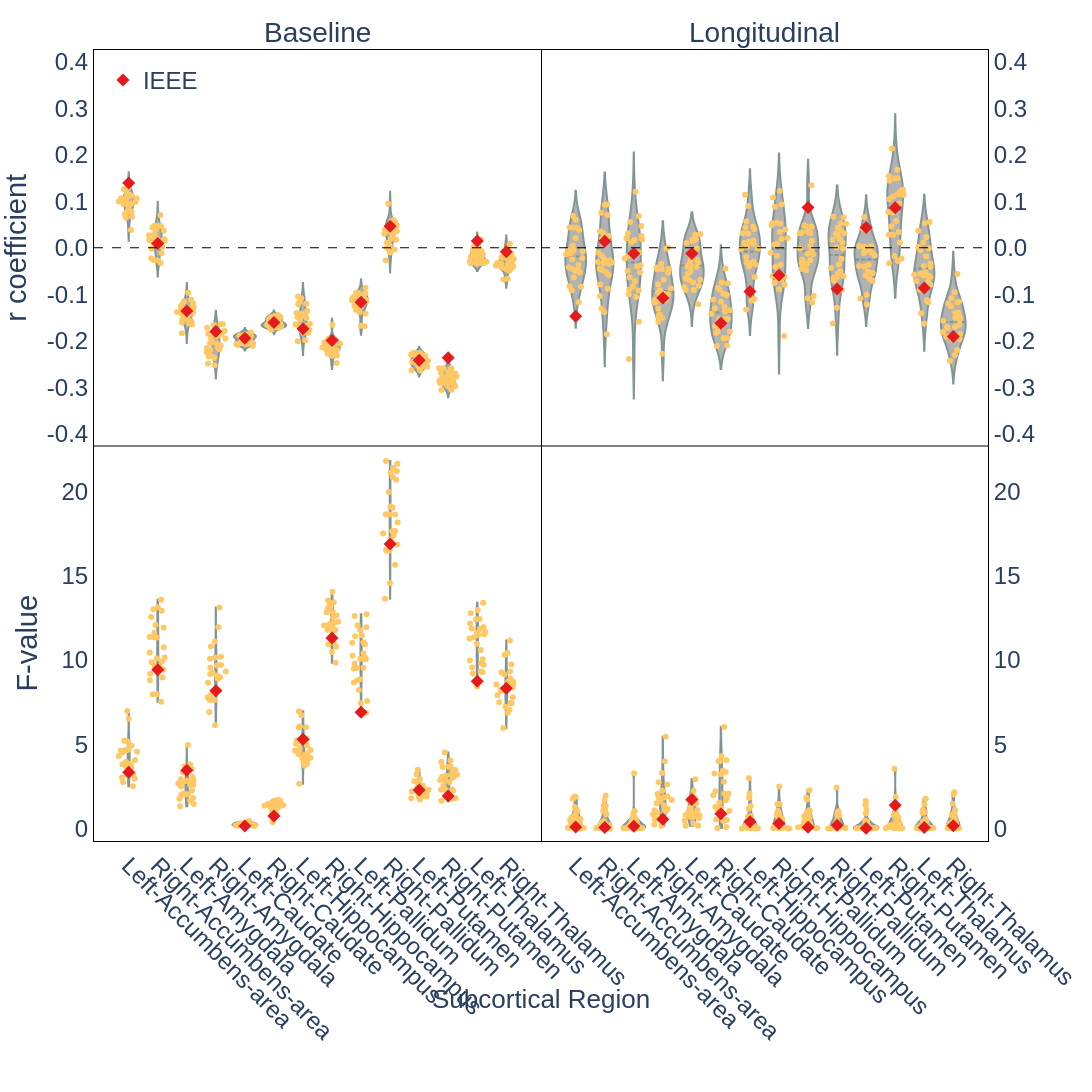

Source (notebook cell):
### Markdown cell above
## Distribution of Statistical Values

Distribution of statistical values, specifically the correlation coefficients (r) from partial correlation analyses and the F-values from ANCOVA tests.

### Code cell
from plotly.subplots import make_subplots

# Create subplots with 2 rows and 2 columns
fig = make_subplots(
    rows=2,
    cols=2,
    shared_xaxes=True,
    column_titles=["Baseline", "Longitudinal"],
    x_title="Subcortical Region",
    vertical_spacing=0,
    horizontal_spacing=0,
)


# Add traces to the subplots
add_pcorr_baseline_trace(fig, get_preprocessed_data("partial_correlation", "baseline"))
add_pcorr_longitudinal_trace(
    fig, get_preprocessed_data("partial_correlation", "longitudinal")
)
add_ancova_baseline_trace(fig, get_preprocessed_data("ancova", "baseline"))
add_ancova_longitudinal_trace(fig, get_preprocessed_data("ancova", "longitudinal"))

# Set x-axis ticks and labels
fig.update_xaxes(
    title_text="", tickvals=list(range(len(regions))), ticktext=regions, tickangle=45
)

yaxis_r_range = [-0.425, 0.425]
yaxis_r_tickvals = np.arange(-0.5, 0.6, 0.1)
yaxis_r_tickvals = [
    0 if np.isclose(x, 0) else x for x in yaxis_r_tickvals
]  # Replace 0 with 0.0
yaxis_r_ticktext = [
    "0.0" if np.isclose(x, 0) else str(round(x, 1)) for x in yaxis_r_tickvals
]
yaxis_r_clear = ["" for x in yaxis_r_tickvals]

yaxis_f_range = [-0.75, 22.75]
yaxis_f_tickvals = [0, 10, 20, 30, 40, 50]
yaxis_f_ticktext = ["0", "10", "20", "30", "40", "50"]
yaxis_f_clear = ["" for x in yaxis_f_tickvals]

# Update layout for all axes
fig.update_layout(
    # Primary y-axes (left side, 0 to 1)
    yaxis1=dict(
        title="r coefficient",
        range=yaxis_r_range,
        dtick=0.1,
        showgrid=False,
        # dashed bold the 0 line
        zeroline=False,
        zerolinewidth=2,
        zerolinecolor="DarkSlateGrey",
        tickvals=yaxis_r_tickvals,
        ticktext=yaxis_r_ticktext,
    ),
    yaxis2=dict(
        dtick=0.1,
        showgrid=False,
        range=yaxis_r_range,
        zeroline=False,
        zerolinewidth=2,
        zerolinecolor="black",
        tickvals=yaxis_r_tickvals,
        ticktext=yaxis_r_ticktext,
        side="right",
    ),
    yaxis3=dict(
        title="F-value",
        range=yaxis_f_range,
        showgrid=False,
        zeroline=False,
    ),
    yaxis4=dict(showgrid=False, zeroline=False, range=yaxis_f_range, side="right"),
    # Other layout settings
    legend=dict(
        x=0.01,
        y=0.99,
        orientation="h",
        yanchor="top",
        xanchor="left",
        bgcolor="rgba(255, 255, 255, 0)",
    ),
    margin=dict(t=50, b=150, r=20),
    # margin=dict(b=150,
    #             l=150)  # Add bottom margin for tilted labels
    plot_bgcolor=background_color,
    paper_bgcolor=background_color,
)

fig.add_hline(
    y=0,
    row=1,
    line_color="black",
    line_width=1,
    line_dash="dash",
)


# Update each axis individually
fig.update_layout(
    xaxis1=dict(showline=True, linewidth=1, linecolor="black", mirror=True),
    xaxis2=dict(showline=True, linewidth=1, linecolor="black", mirror=True),
    xaxis3=dict(showline=True, linewidth=1, linecolor="black", mirror=False),
    xaxis4=dict(showline=True, linewidth=1, linecolor="black", mirror=False),
    yaxis1=dict(showline=True, linewidth=1, linecolor="black", mirror=True),
    yaxis2=dict(showline=True, linewidth=1, linecolor="black", mirror=False),
    yaxis3=dict(showline=True, linewidth=1, linecolor="black", mirror=True),
    yaxis4=dict(showline=True, linewidth=1, linecolor="black", mirror=False),
)

fig.update_layout(font_family="Helvetica", font_size=24)
fig.update_annotations(font=dict(family="Helvetica", size=24))

# Update y position of annotation with "subcortical region" text
for annotation in fig.layout.annotations:
    if annotation.text.lower() == "subcortical region":
        annotation.y = -0.14  # Adjust this value as needed for better positioning
        annotation.font.size = 26

# Update font size for Baseline and Longitudinal titles
for annotation in fig.layout.annotations:
    if annotation.text in ["Baseline", "Longitudinal"]:
        annotation.font.size = 28  # Set the desired font size for these titles

# Optional: Make corner borders more prominent
fig.update_layout(
    plot_bgcolor=background_color,
    paper_bgcolor=background_color,
)

write_image(
    fig, "subcortical_volume_coefficients_distribution.pdf", width=1600, height=1600
)
show_figure(fig, width=1600, height=1600)

### Figure 1 — Plotly figure (JSON) as saved in the notebook; plotly's stock layout.template omitted (floating-point values rounded to 4 significant figures; data arrays with more than 128 entries replaced by an {"elided": "..."} marker saying what was removed)
{"data": [{"customdata": ["Left-Accumbens-area", "Right-Accumbens-area", "Left-Amygdala", "Right-Amygdala", "Left-Caudate", "Right-Caudate", "Left-Hippocampus", "Right-Hippocampus", "Left-Pallidum", "Right-Pallidum", "Left-Putamen", "Right-Putamen", "Left-Thalamus", "Right-Thalamus"], "hovertemplate": "Region: %{customdata}<br>r: %{y:.3f}<extra></extra>", "marker": {"color": "rgb(228,26,28)", "size": 10, "symbol": "diamond"}, "mode": "markers", "name": "IEEE", "showlegend": true, "type": "scatter", "x": ["Left-Accumbens-area", "Right-Accumbens-area", "Left-Amygdala", "Right-Amygdala", "Left-Caudate", "Right-Caudate", "Left-Hippocampus", "Right-Hippocampus", "Left-Pallidum", "Right-Pallidum", "Left-Putamen", "Right-Putamen", "Left-Thalamus", "Right-Thalamus"], "xaxis": "x", "y": [0.139, 0.00908, -0.1359, -0.18, -0.1947, -0.1608, -0.174, -0.1996, -0.1171, 0.04595, -0.242, -0.2365, 0.01437, -0.008725], "yaxis": "y"}, {"box": {"visible": false}, "customdata": {"elided": "364 str values"}, "fillcolor": "gray", "hovertemplate": "Region: %{customdata}<br>r: %{y:.3f}<extra></extra>", "jitter": 0.85, "line": {"color": "DarkSlateGrey"}, "marker": {"color": "orange", "opacity": 1}, "meanline": {"visible": true}, "name": "r coefficient", "opacity": 0.6, "pointpos": 0, "points": "all", "showlegend": false, "type": "violin", "width": 0.85, "x": {"elided": "364 str values"}, "xaxis": "x", "y": {"elided": "364 float values"}, "yaxis": "y"}, {"customdata": ["Left-Accumbens-area", "Right-Accumbens-area", "Left-Amygdala", "Right-Amygdala", "Left-Caudate", "Right-Caudate", "Left-Hippocampus", "Right-Hippocampus", "Left-Pallidum", "Right-Pallidum", "Left-Putamen", "Right-Putamen", "Left-Thalamus", "Right-Thalamus"], "hovertemplate": "Region: %{customdata}<br>r: %{y:.3f}<extra></extra>", "marker": {"color": "rgb(228,26,28)", "size": 10, "symbol": "diamond"}, "mode": "markers", "name": "IEEE", "showlegend": false, "type": "scatter", "x": ["Left-Accumbens-area", "Right-Accumbens-area", "Left-Amygdala", "Right-Amygdala", "Left-Caudate", "Right-Caudate", "Left-Hippocampus", "Right-Hippocampus", "Left-Pallidum", "Right-Pallidum", "Left-Putamen", "Right-Putamen", "Left-Thalamus", "Right-Thalamus"], "xaxis": "x2", "y": [-0.1473, 0.01396, -0.01217, -0.1082, -0.01256, -0.1622, -0.09406, -0.05921, 0.08634, -0.08891, 0.04365, 0.08593, -0.08662, -0.1907], "yaxis": "y2"}, {"box": {"visible": false}, "customdata": {"elided": "364 str values"}, "fillcolor": "gray", "hovertemplate": "Region: %{customdata}<br>r: %{y:.3f}<extra></extra>", "jitter": 0.85, "line": {"color": "DarkSlateGrey"}, "marker": {"color": "orange", "opacity": 1}, "meanline": {"visible": true}, "name": "r coefficient", "opacity": 0.6, "pointpos": 0, "points": "all", "showlegend": false, "type": "violin", "width": 0.85, "x": {"elided": "364 str values"}, "xaxis": "x2", "y": {"elided": "364 float values"}, "yaxis": "y2"}, {"customdata": ["Left-Accumbens-area", "Right-Accumbens-area", "Left-Amygdala", "Right-Amygdala", "Left-Caudate", "Right-Caudate", "Left-Hippocampus", "Right-Hippocampus", "Left-Pallidum", "Right-Pallidum", "Left-Putamen", "Right-Putamen", "Left-Thalamus", "Right-Thalamus"], "hovertemplate": "Region: %{customdata}<br>F: %{y:.3f}<extra></extra>", "marker": {"color": "rgb(228,26,28)", "size": 10, "symbol": "diamond"}, "mode": "markers", "name": "IEEE", "showlegend": false, "type": "scatter", "x": ["Left-Accumbens-area", "Right-Accumbens-area", "Left-Amygdala", "Right-Amygdala", "Left-Caudate", "Right-Caudate", "Left-Hippocampus", "Right-Hippocampus", "Left-Pallidum", "Right-Pallidum", "Left-Putamen", "Right-Putamen", "Left-Thalamus", "Right-Thalamus"], "xaxis": "x3", "y": [3.337, 9.428, 3.457, 8.176, 0.1434, 0.7319, 5.291, 11.31, 6.897, 16.89, 2.284, 1.926, 8.737, 8.324], "yaxis": "y3"}, {"box": {"visible": false}, "customdata": {"elided": "364 str values"}, "fillcolor": "gray", "hovertemplate": "Region: %{customdata}<br>F: %{y:.3f}<extra></extra>", "jitter": 0.85, "line": {"color": "DarkSlateGrey"}, "marker": {"color": "orange", "opacity": 1}, "meanline": {"visible": true}, "name": "F-value", "opacity": 0.6, "pointpos": 0, "points": "all", "showlegend": false, "spanmode": "hard", "type": "violin", "width": 0.85, "x": {"elided": "364 str values"}, "xaxis": "x3", "y": {"elided": "364 float values"}, "yaxis": "y3"}, {"customdata": ["Left-Accumbens-area", "Right-Accumbens-area", "Left-Amygdala", "Right-Amygdala", "Left-Caudate", "Right-Caudate", "Left-Hippocampus", "Right-Hippocampus", "Left-Pallidum", "Right-Pallidum", "Left-Putamen", "Right-Putamen", "Left-Thalamus", "Right-Thalamus"], "hovertemplate": "Region: %{customdata}<br>F: %{y:.3f}<extra></extra>", "marker": {"color": "rgb(228,26,28)", "size": 10, "symbol": "diamond"}, "mode": "markers", "name": "IEEE", "showlegend": false, "type": "scatter", "x": ["Left-Accumbens-area", "Right-Accumbens-area", "Left-Amygdala", "Right-Amygdala", "Left-Caudate", "Right-Caudate", "Left-Hippocampus", "Right-Hippocampus", "Left-Pallidum", "Right-Pallidum", "Left-Putamen", "Right-Putamen", "Left-Thalamus", "Right-Thalamus"], "xaxis": "x4", "y": [0.08338, 0.04626, 0.1242, 0.5415, 1.71, 0.8704, 0.3926, 0.2829, 0.06093, 0.1879, 0.0003028, 1.367, 0.05901, 0.1512], "yaxis": "y4"}, {"box": {"visible": false}, "customdata": {"elided": "364 str values"}, "fillcolor": "gray", "hovertemplate": "Region: %{customdata}<br>F: %{y:.3f}<extra></extra>", "jitter": 0.85, "line": {"color": "DarkSlateGrey"}, "marker": {"color": "orange", "opacity": 1}, "meanline": {"visible": false}, "name": "F-value", "opacity": 0.6, "pointpos": 0, "points": "all", "showlegend": false, "spanmode": "hard", "type": "violin", "width": 0.85, "x": {"elided": "364 str values"}, "xaxis": "x4", "y": {"elided": "364 float values"}, "yaxis": "y4"}], "layout": {"annotations": [{"font": {"family": "Helvetica", "size": 28}, "showarrow": false, "text": "Baseline", "x": 0.25, "xanchor": "center", "xref": "paper", "y": 1, "yanchor": "bottom", "yref": "paper"}, {"font": {"family": "Helvetica", "size": 28}, "showarrow": false, "text": "Longitudinal", "x": 0.75, "xanchor": "center", "xref": "paper", "y": 1, "yanchor": "bottom", "yref": "paper"}, {"font": {"family": "Helvetica", "size": 26}, "showarrow": false, "text": "Subcortical Region", "x": 0.5, "xanchor": "center", "xref": "paper", "y": -0.14, "yanchor": "top", "yref": "paper", "yshift": -30}], "font": {"family": "Helvetica", "size": 24}, "height": 1600, "legend": {"bgcolor": "rgba(255, 255, 255, 0)", "orientation": "h", "x": 0.01, "xanchor": "left", "y": 0.99, "yanchor": "top"}, "margin": {"b": 150, "r": 20, "t": 50}, "paper_bgcolor": "White", "plot_bgcolor": "White", "shapes": [{"line": {"color": "black", "dash": "dash", "width": 1}, "type": "line", "x0": 0, "x1": 1, "xref": "x domain", "y0": 0, "y1": 0, "yref": "y"}, {"line": {"color": "black", "dash": "dash", "width": 1}, "type": "line", "x0": 0, "x1": 1, "xref": "x2 domain", "y0": 0, "y1": 0, "yref": "y2"}], "width": 1600, "xaxis": {"anchor": "y", "domain": [0, 0.5], "linecolor": "black", "linewidth": 1, "matches": "x3", "mirror": true, "showline": true, "showticklabels": false, "tickangle": 45, "ticktext": ["Left-Accumbens-area", "Right-Accumbens-area", "Left-Amygdala", "Right-Amygdala", "Left-Caudate", "Right-Caudate", "Left-Hippocampus", "Right-Hippocampus", "Left-Pallidum", "Right-Pallidum", "Left-Putamen", "Right-Putamen", "Left-Thalamus", "Right-Thalamus"], "tickvals": [0, 1, 2, 3, 4, 5, 6, 7, 8, 9, 10, 11, 12, 13], "title": {"text": ""}}, "xaxis2": {"anchor": "y2", "domain": [0.5, 1], "linecolor": "black", "linewidth": 1, "matches": "x4", "mirror": true, "showline": true, "showticklabels": false, "tickangle": 45, "ticktext": ["Left-Accumbens-area", "Right-Accumbens-area", "Left-Amygdala", "Right-Amygdala", "Left-Caudate", "Right-Caudate", "Left-Hippocampus", "Right-Hippocampus", "Left-Pallidum", "Right-Pallidum", "Left-Putamen", "Right-Putamen", "Left-Thalamus", "Right-Thalamus"], "tickvals": [0, 1, 2, 3, 4, 5, 6, 7, 8, 9, 10, 11, 12, 13], "title": {"text": ""}}, "xaxis3": {"anchor": "y3", "domain": [0, 0.5], "linecolor": "black", "linewidth": 1, "mirror": false, "showline": true, "tickangle": 45, "ticktext": ["Left-Accumbens-area", "Right-Accumbens-area", "Left-Amygdala", "Right-Amygdala", "Left-Caudate", "Right-Caudate", "Left-Hippocampus", "Right-Hippocampus", "Left-Pallidum", "Right-Pallidum", "Left-Putamen", "Right-Putamen", "Left-Thalamus", "Right-Thalamus"], "tickvals": [0, 1, 2, 3, 4, 5, 6, 7, 8, 9, 10, 11, 12, 13], "title": {"text": ""}}, "xaxis4": {"anchor": "y4", "domain": [0.5, 1], "linecolor": "black", "linewidth": 1, "mirror": false, "showline": true, "tickangle": 45, "ticktext": ["Left-Accumbens-area", "Right-Accumbens-area", "Left-Amygdala", "Right-Amygdala", "Left-Caudate", "Right-Caudate", "Left-Hippocampus", "Right-Hippocampus", "Left-Pallidum", "Right-Pallidum", "Left-Putamen", "Right-Putamen", "Left-Thalamus", "Right-Thalamus"], "tickvals": [0, 1, 2, 3, 4, 5, 6, 7, 8, 9, 10, 11, 12, 13], "title": {"text": ""}}, "yaxis": {"anchor": "x", "domain": [0.5, 1], "dtick": 0.1, "linecolor": "black", "linewidth": 1, "mirror": true, "range": [-0.425, 0.425], "showgrid": false, "showline": true, "ticktext": ["-0.5", "-0.4", "-0.3", "-0.2", "-0.1", "0.0", "0.1", "0.2", "0.3", "0.4", "0.5"], "tickvals": [-0.5, -0.4, -0.3, -0.2, -0.1, 0, 0.1, 0.2, 0.3, 0.4, 0.5], "title": {"text": "r coefficient"}, "zeroline": false, "zerolinecolor": "DarkSlateGrey", "zerolinewidth": 2}, "yaxis2": {"anchor": "x2", "domain": [0.5, 1], "dtick": 0.1, "linecolor": "black", "linewidth": 1, "mirror": false, "range": [-0.425, 0.425], "showgrid": false, "showline": true, "side": "right", "ticktext": ["-0.5", "-0.4", "-0.3", "-0.2", "-0.1", "0.0", "0.1", "0.2", "0.3", "0.4", "0.5"], "tickvals": [-0.5, -0.4, -0.3, -0.2, -0.1, 0, 0.1, 0.2, 0.3, 0.4, 0.5], "zeroline": false, "zerolinecolor": "black", "zerolinewidth": 2}, "yaxis3": {"anchor": "x3", "domain": [0, 0.5], "linecolor": "black", "linewidth": 1, "mirror": true, "range": [-0.75, 22.75], "showgrid": false, "showline": true, "title": {"text": "F-value"}, "zeroline": false}, "yaxis4": {"anchor": "x4", "domain": [0, 0.5], "linecolor": "black", "linewidth": 1, "mirror": false, "range": [-0.75, 22.75], "showgrid": false, "showline": true, "side": "right", "zeroline": false}}}
